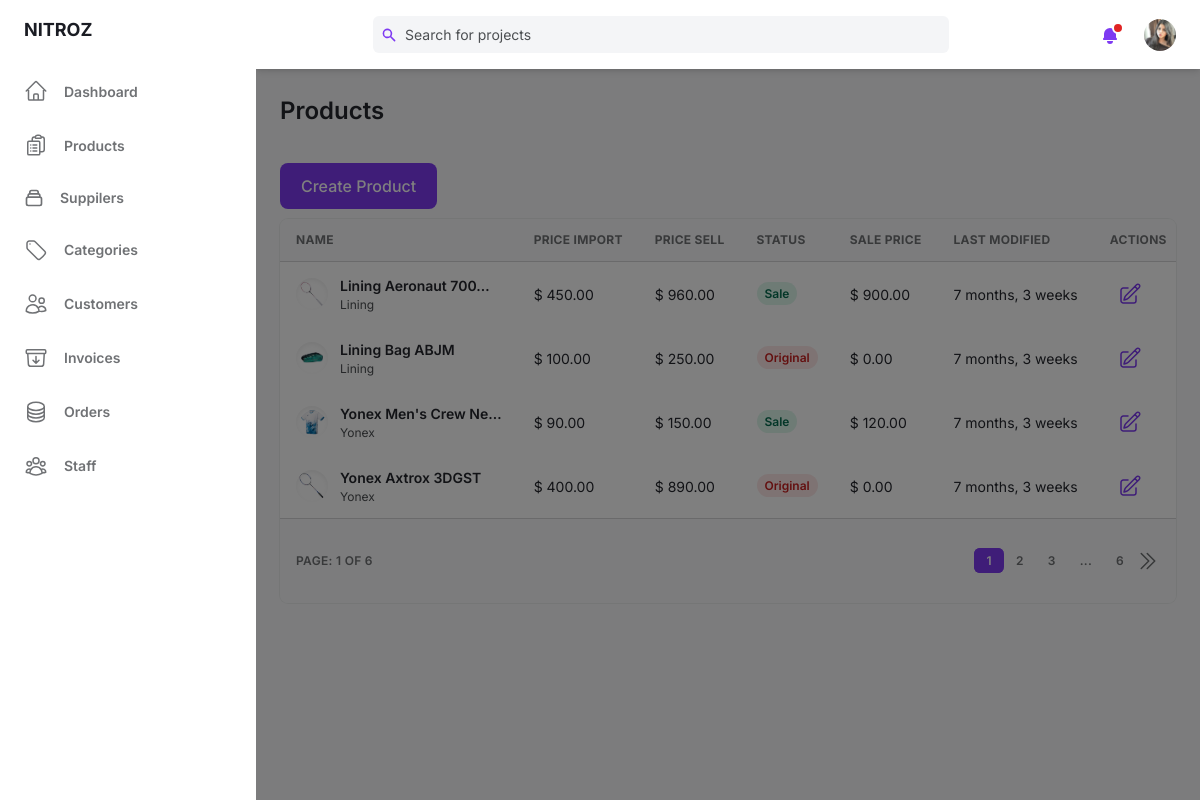
Screenshot of /super/product/ (signed in) with the database file from the repository.
### base/models.py (models this page shows, shortened)
class User(AbstractUser):
    birth = models.DateField(blank=True,null=True)
    gender = models.BooleanField(default=False)
    email = models.EmailField(unique=True)
    phone = models.CharField(max_length=10,blank=True,null=True)
    avatar = models.ImageField(null=True,blank=True,upload_to='users/',default= 'users/avatar.svg')
    old_cart = models.CharField(max_length=200, blank=True, null=True)
    updated = models.DateTimeField(auto_now=True)
    created = models.DateTimeField(auto_now_add=True)
    USERNAME_FIELD = 'email'
    REQUIRED_FIELDS = []
    @property
    def ImageURL(self):
        try:
            url = self.avatar.url
        except:
            url = ''
        return url
    objects = CustomUserManager()

class Product(models.Model):
    name = models.CharField(max_length=200)
    cat = models.ForeignKey(Category,on_delete=models.SET_NULL,null=True)
    price_im = models.DecimalField(max_digits=6,decimal_places=2,default=0.0,blank=True)
    price_sell = models.DecimalField(max_digits=6,decimal_places=2,default=0.0,blank=True)
    suppiler = models.ForeignKey(Suppiler,on_delete=models.CASCADE)
    quantity = models.PositiveIntegerField(default=0,blank=True,null=True)
    description = models.TextField(null=True,blank=True)
    image = models.ImageField(null=True,blank=True,default="product/product.jpg",upload_to='product')
    updated = models.DateTimeField(auto_now=True)
    created = models.DateTimeField(auto_now_add=True)
    is_sale = models.BooleanField(default=False)
    sale_price = models.DecimalField(max_digits=6,decimal_places=2,default=0.0,blank=True,null=True)
    @property
    def ImageURL(self):
        try:
            url = self.image.url
        except:
            url = ''
        return url

class Suppiler(models.Model):
    name = models.CharField(max_length=200)
    phone = models.CharField(max_length=10)
    address = models.TextField()
    cat = models.ManyToManyField(Category,blank=True)
    image = models.ImageField(null=True,blank=True,default="suppiler/defaultlogo.png",upload_to='suppiler')
    updated = models.DateTimeField(auto_now=True)
    def __str__(self):
        return self.name

### base/views.py (the view)
    def wrapper(request, *args, **kwargs):
        if not request.user.is_authenticated or not request.user.is_staff:
            messages.error(request,"You are not allow to do that action!")
            return redirect('admin_login')
        return view_func(request, *args, **kwargs)

### base/context_processors.py (called while the page is built)
def cart(request):
    return {'cart': Cart(request)}

### base/views.py (called while the page is built)
def staff_required(view_func):
    def wrapper(request, *args, **kwargs):
        if not request.user.is_authenticated or not request.user.is_staff:
            messages.error(request,"You are not allow to do that action!")
            return redirect('admin_login')
        return view_func(request, *args, **kwargs)
    return wrapper

@staff_required
@login_required(login_url='/super/login/')
def productAdmin(request):
    pageView = 'read'
    if 'q' in request.GET:
        q = request.GET['q']
        mutiple_q = Q(  Q(cat__name__icontains=q)|
                        Q(name__contains=q)|
                        Q(suppiler__name__icontains=q)|
                        Q(cat__name__icontains=q) )
        products = Product.objects.filter(mutiple_q)
    else:
        products = Product.objects.all()
    page = Paginator(products, 4)
    page_list = request.GET.get('page')
    page = page.get_page(page_list)
    context = {'products': products, 'page': page, 'pageView':pageView}
    return render(request, 'base/admin/product.html', context)

### base/templates/base/admin/product.html (shortened to what this page needs)
{% extends "admin/main.html" %}
{% block content %}
<main class="h-full pb-16 overflow-y-auto">
    <div class="container grid px-6 mx-auto">
      {% if pageView == 'read' %}
      <h2 class="my-6 text-2xl font-semibold text-gray-700 dark:text-gray-200">Products</h2>
      {% elif pageView == 'add' %}
      <h2 class="my-6 text-2xl font-semibold text-gray-700 dark:text-gray-200">Add Product</h2>
      {% elif pageView == 'edit' %}
      <h2 class="my-6 text-2xl font-semibold text-gray-700 dark:text-gray-200">Edit Product</h2>
      {% endif %}
      <div style="margin: 10px 0">
        {% if pageView == 'read' %}
        <button class="px-5 py-3 font-medium leading-5 text-white transition-colors duration-150 bg-purple-600 border border-transparent rounded-lg active:bg-purple-600 hover:bg-purple-700 focus:outline-none focus:shadow-outline-purple">
          <a href="{% url 'addProduct' %}">Create Product</a>
        </button>
        {% else %}
        <button class="px-5 py-3 font-medium leading-5 text-white transition-colors duration-150 bg-purple-600 border border-transparent rounded-lg active:bg-purple-600 hover:bg-purple-700 focus:outline-none focus:shadow-outline-purple">
          <a href="{% url 'productAdmin' %}">Back to Products</a>
        </button>
        {% endif %}
      </div>
      {% if pageView == 'read' %}
      <div class="w-full overflow-hidden rounded-lg shadow-xs">
        <div class="w-full overflow-x-auto">
            <table class="w-full whitespace-no-wrap">
                <thead>
                <tr class="text-xs font-semibold tracking-wide text-left text-gray-500 uppercase border-b dark:border-gray-700 bg-gray-50 dark:text-gray-400 dark:bg-gray-800">
                    <th class="px-4 py-3">Name</th>
                    <th class="px-4 py-3">Price Import</th>
                    <th class="px-4 py-3">Price Sell</th>
                    <th class="px-4 py-3">Status</th>
                    <th class="px-4 py-3">Sale Price</th>
                    <th class="px-4 py-3">Last Modified</th>
                    <th class="px-4 py-3">Actions</th>
                </tr>
                </thead>
                {% for product in page.object_list %}
                <tbody class="bg-white divide-y dark:divide-gray-700 dark:bg-gray-800">
                <tr class="text-gray-700 dark:text-gray-400">
                    <td class="px-4 py-3">
                    <div class="flex items-center text-sm">
                        <div class="relative hidden w-8 h-8 mr-3 rounded-full md:block">
                        <img
                            class="object-cover w-full h-full rounded-full"
                            src="{{product.ImageURL}}" alt="" loading="lazy"/>
                        <div class="absolute inset-0 rounded-full shadow-inner" aria-hidden="true"></div>
                        </div>
                        <div>
                        <p class="font-semibold">{{product.name|truncatechars:20}}</p>
                        <p class="text-xs text-gray-600 dark:text-gray-400">{{product.suppiler}}</p>
                        </div>
                    </div>
                    </td>
                    <td class="px-4 py-3 text-sm">$ {{product.price_im}}</td>
                    <td class="px-4 py-3 text-sm">$ {{product.price_sell}}</td>
                    <td class="px-4 py-3 text-xs">
                    {% if product.is_sale %}
                    <span class="px-2 py-1 font-semibold leading-tight text-green-700 bg-green-100 rounded-full dark:bg-green-700 dark:text-green-100">
                        Sale</span>
                    </td>
                    {% else %}
                    <span class="px-2 py-1 font-semibold leading-tight text-red-700 bg-red-100 rounded-full dark:text-red-100 dark:bg-red-700">
                        Original</span>
                    {% endif %}
                    </td>
                    <td class="px-4 py-3 text-sm">$ {{product.sale_price}}</td>
                    <td class="px-4 py-3 text-sm">{{product.updated|timesince}}</td>
                    <td class="px-4 py-3">
                    <div class="flex items-center space-x-4 text-sm">
                        <button class="flex items-center justify-between px-2 py-2 text-sm font-medium leading-5 text-purple-600 rounded-lg dark:text-gray-400 focus:outline-none focus:shadow-outline-gray"
                        aria-label="Edit"><a href="{% url 'updateProduct' product.id %}">
                        </a>
                        </button>
                        <button class="flex items-center justify-between px-2 py-2 text-sm font-medium leading-5 text-purple-600 rounded-lg dark:text-gray-400 focus:outline-none focus:shadow-outline-gray"
                        aria-label="Delete"><a href="{% url 'deleteProduct' product.id %}">
                        </a>
                        </button>
                    </div>
                    </td>
                </tr>
                </tbody>
                {% endfor %}
            </table>
        </div>
        <div
          class="grid px-4 py-3 text-xs font-semibold tracking-wide text-gray-500 uppercase border-t dark:border-gray-700 bg-gray-50 sm:grid-cols-9 dark:text-gray-400 dark:bg-gray-800"
        >
          <span class="flex items-center col-span-3">Page: {{page.number}} of {{page.paginator.num_pages}}</span>
          <span class="col-span-2"></span>
          <span class="flex col-span-4 mt-2 sm:mt-auto sm:justify-end">
            <nav aria-label="Table navigation">
              <ul class="inline-flex items-center">
                {% for num_page in page.paginator.page_range %}
                    {% if num_page == 1 or num_page == page.paginator.num_pages or num_page == page.number or num_page == page.number|add:"-1" or num_page == page.number|add:"-2" or num_page == page.number|add:"1" or num_page == page.number|add:"2" %}
                        {% if page.number == num_page %}
                        <li><a class="px-3 py-1 text-white transition-colors duration-150 bg-purple-600 border border-r-0 border-purple-600 rounded-md focus:outline-none focus:shadow-outline-purple"
                        href="{% url 'productAdmin' %}?page={{num_page}}{% if request.GET.q %}&q={{ request.GET.q }}{% endif %}">{{num_page}}</a>
                        </li>
                        {% else %}
                        <li><a class="px-3 py-1 rounded-md focus:outline-none focus:shadow-outline-purple"
                        href="{% url 'productAdmin' %}?page={{num_page}}{% if request.GET.q %}&q={{ request.GET.q }}{% endif %}">{{num_page}}</a>
                        </li>
                        {% endif %}
                    {% elif num_page == page.paginator.num_pages|add:"-1" or num_page == 2 %}
                        <li><span class="px-3 py-1">...</span></li>
                    {% endif %}
                {% endfor %}
                {% if page.has_next %}
                <li><a class="px-3 py-1 rounded-md rounded-r-lg focus:outline-none focus:shadow-outline-purple" aria-label="Next"
                href="{% url 'productAdmin' %}?page={{ page.next_page_number }}{% if request.GET.q %}&q={{ request.GET.q }}{% endif %}">
                  <svg xmlns="http://www.w3.org/2000/svg" fill="none" viewBox="0 0 24 24" stroke-width="1.5" stroke="currentColor" class="w-6 h-6">
                    <path stroke-linecap="round" stroke-linejoin="round" d="m5.25 4.5 7.5 7.5-7.5 7.5m6-15 7.5 7.5-7.5 7.5" />
                  </svg>
                </a>
                </li>
                {% endif %}
              </ul>
            </nav>
          </span>
        </div>
      </div>
      {% endif %}
    </div>
</main>
{% endblock content %}

### templates/admin/nav.html (shortened to what this page needs)
{% load static %}
<header class="z-10 py-4 bg-white shadow-md dark:bg-gray-800">
  <div class="container flex items-center justify-between h-full px-6 mx-auto text-purple-600 dark:text-purple-300">
    <div class="flex justify-center flex-1 lg:mr-32" style="margin-right:10px;">
      <div
        class="relative w-full max-w-xl mr-6 focus-within:text-purple-500"
      >
        <div class="absolute inset-y-0 flex items-center pl-2">
          <svg
            class="w-4 h-4"
            aria-hidden="true"
            fill="currentColor"
            viewBox="0 0 20 20"
          >
            <path
              fill-rule="evenodd"
              d="M8 4a4 4 0 100 8 4 4 0 000-8zM2 8a6 6 0 1110.89 3.476l4.817 4.817a1 1 0 01-1.414 1.414l-4.816-4.816A6 6 0 012 8z"
              clip-rule="evenodd"
            ></path>
          </svg>
        </div>
        <form>
        <input
          class="w-full pl-8 pr-2 text-sm text-gray-700 placeholder-gray-600 bg-gray-100 border-0 rounded-md dark:placeholder-gray-500 dark:focus:shadow-outline-gray dark:focus:placeholder-gray-600 dark:bg-gray-700 dark:text-gray-200 focus:placeholder-gray-500 focus:bg-white focus:border-purple-300 focus:outline-none focus:shadow-outline-purple form-input"
          type="text"
          placeholder="Search for projects"
          aria-label="Search"
          name = "q"
        /></form>
      </div>
    </div>
    <ul class="flex items-center flex-shrink-0 space-x-6">
      <li class="relative">
        <button
          class="relative align-middle rounded-md focus:outline-none focus:shadow-outline-purple"
          @click="toggleNotificationsMenu"
          @keydown.escape="closeNotificationsMenu"
          aria-label="Notifications"
          aria-haspopup="true"
        >
          <svg
            class="w-5 h-5"
            aria-hidden="true"
            fill="currentColor"
            viewBox="0 0 20 20"
          >
            <path
              d="M10 2a6 6 0 00-6 6v3.586l-.707.707A1 1 0 004 14h12a1 1 0 00.707-1.707L16 11.586V8a6 6 0 00-6-6zM10 18a3 3 0 01-3-3h6a3 3 0 01-3 3z"
            ></path>
          </svg>
          <span
            aria-hidden="true"
            class="absolute top-0 right-0 inline-block w-3 h-3 transform translate-x-1 -translate-y-1 bg-red-600 border-2 border-white rounded-full dark:border-gray-800"
          ></span>
        </button>
      </li>
      <li class="relative">
        <button
          class="align-middle rounded-full focus:shadow-outline-purple focus:outline-none"
          @click="toggleProfileMenu"
          @keydown.escape="closeProfileMenu"
          aria-label="Account"
          aria-haspopup="true"
        >
          {% if request.user.is_authenticated %}
          <img
            class="object-cover w-8 h-8 rounded-full"
            src="{{request.user.ImageURL}}"
            alt=""
            aria-hidden="true"
          />
          {% endif %}
        </button>
      </li>
    </ul>
  </div>
</header>

### rows the page displays
User: user.ImageURL (picture)
Product: ImageURL (picture), name "Lining Aeronaut 700…", suppiler "Lining", price_im "450.00", price_sell "960.00", is_sale "Sale", sale_price "900.00", updated "7 months, 3 weeks"
Product: ImageURL (picture), name "Lining Bag ABJM", suppiler "Lining", price_im "100.00", price_sell "250.00", is_sale "Original", sale_price "0.00", updated "7 months, 3 weeks"
Product: ImageURL (picture), name "Yonex Men's Crew Ne…", suppiler "Yonex", price_im "90.00", price_sell "150.00", is_sale "Sale", sale_price "120.00", updated "7 months, 3 weeks"
Product: ImageURL (picture), name "Yonex Axtrox 3DGST", suppiler "Yonex", price_im "400.00", price_sell "890.00", is_sale "Original", sale_price "0.00", updated "7 months, 3 weeks"

### other values shown
{{ page.number }} "1"
{{ page.paginator.num_pages }} "6"
{{ num_page }} "1"
{{ num_page }} "2" "3" "6"
